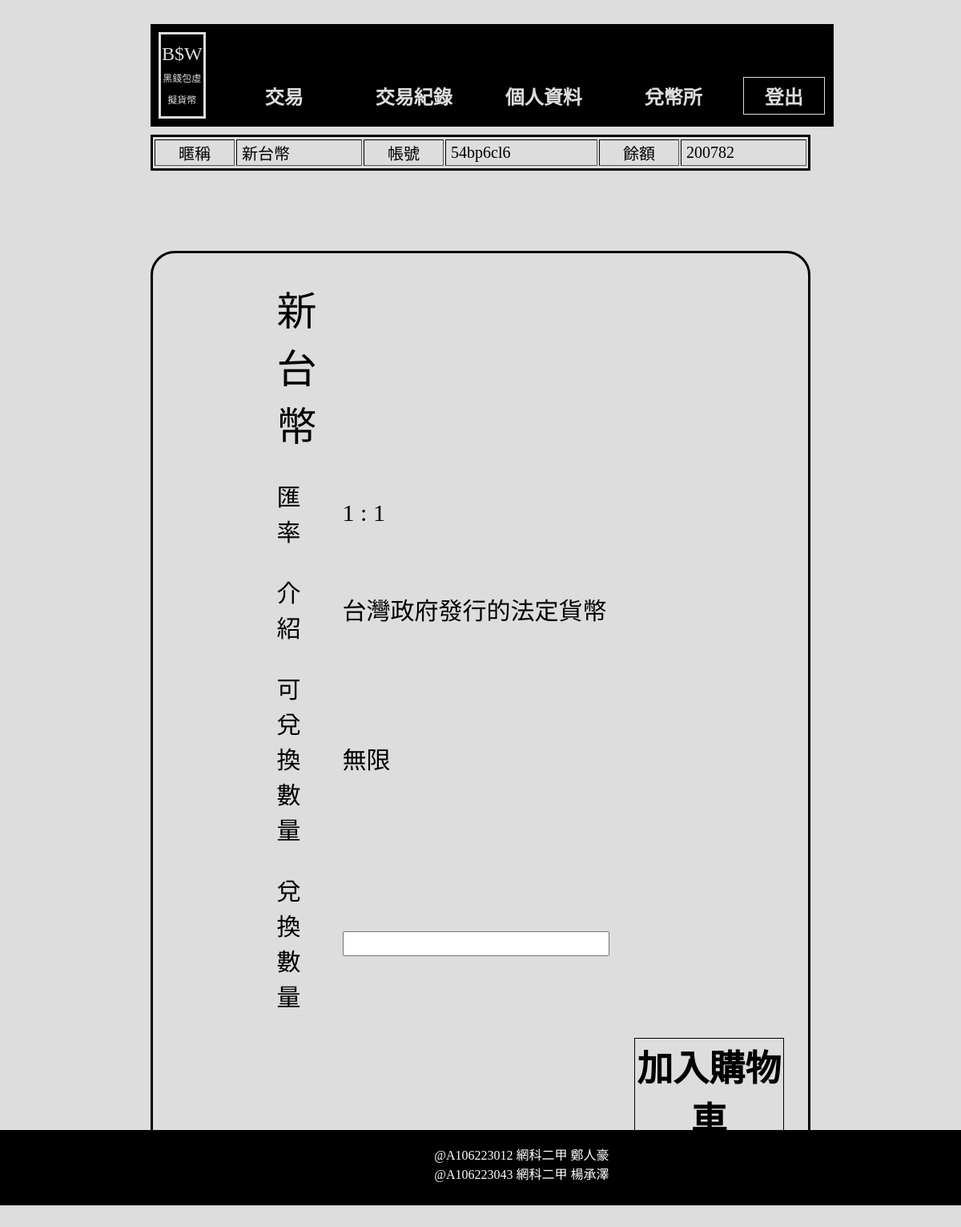
The page /buy.php?id=1 (signed in) on the database its author committed.
### tables this page shows
CREATE TABLE `transaction` (
  `id` int(11) NOT NULL,
  `name` varchar(10) NOT NULL,
  `rate` double NOT NULL,
  `avaNum` int(11) NOT NULL,
  `description` varchar(200) NOT NULL
);

### library/func/getMoney.php (called while the page is built)
<?php
$money = 0;
$result = $db_link->query("SELECT * FROM record WHERE (pay = '$account' OR collect = '$account') AND cancel = 0 ");
while ($row = $result->fetch_array()) {
	if($row['pay'] == $account){
		$money -= $row['dollar'];
	}
	if ($row['collect'] == $account) {
		$money += $row['dollar'];
	}
}
?>

### buy.php (the view, shortened to what this page needs)
<?php
	require_once("library/func/connMysql.php");
	$account = $_SESSION["account"];
	$result = $db_link->query("SELECT name FROM member WHERE account = '$account'");
	$row = $result->fetch_array();
	$name = $row[0];
	include("library/func/getMoney.php");
	if(isset($_GET['id'])){
		$id = $_GET['id'];
		$result = $db_link->query("SELECT * FROM transaction WHERE id = '$id'");
		if($result->num_rows <= 0){
			header("Location: transaction.php");
		}
		else{
			$row = $result->fetch_array();
			$name = $row['name'];
			$rate = $row['rate'];
			$avaNum = $row['avaNum'];
			$description = $row['description'];
			if($avaNum == -1) $avaNum = "無限";
		}
	}
	else{
		header("Location: transaction.php");
	}
?>
<!DOCTYPE html>
<html>
<head>
	<link rel="stylesheet" type="text/css" href="library/css/wallet.css">
</head>
<body onload="unfade(document.getElementById('main'))">
	<?php include("library/func/getHeader.php"); ?>
	<table class="info" border="1">
		<tr>
			<td style="text-align: center;">暱稱</td>
			<td>&nbsp;<?php echo $name; ?></td>
			<td style="text-align: center;">帳號</td>
			<td>&nbsp;<?php echo $account; ?></td>
			<td style="text-align: center;">餘額</td>
			<td>&nbsp;<?php echo $money;?></td>
		</tr>
	</table>
	<form name="buyForm" method="post" action="">
		<table class="info" id='main' align="center" style="margin-top: 100px;margin-bottom: 100px; border-spacing: 30px; border-radius: 30px;padding-left: 15%;font-size: 30px;">
			<tr><td style="font-size: 50px;"><?php echo $name ?></td></tr>
			<tr><td>匯率</td><td>1 : <?php echo $rate ?></td></tr>
			<tr><td>介紹</td><td><?php echo $description ?></td></tr>
			<tr><td>可兌換數量</td><td><?php echo $avaNum ?></td></tr>
			<tr><td>兌換數量</td><td><input class="textbox" type="number" name="count"></td></tr>
			<tr><td colspan="2"></td><td class="button" onclick="buyForm.submit();" style="width: 250px;">加入購物車</td></tr>
		</table>
	</form>
	<?php include("library/func/getBottom.php"); ?>
</body>
</html>

### library/css/wallet.css (style rules this page uses)
body { background-color: #DDDDDD; padding-left: 15%; padding-right: 15%; margin-bottom: 0px; }
.button { border-style: solid; border-width: 1px; text-align: center; font-size: 150%; font-family: Microsoft JhengHei; font-weight: bold; cursor: pointer; }
.info { margin-top: 10px; width: 100%; font-size: 20px; padding-top: 1px; padding-bottom: 1px; border-style: solid; border-width: 3px; border-color: #000000; font-family: Microsoft JhengHei; }
.textbox { height: 25px; font-size: 25px; padding-left: 5px; }

### rows shown on the page
transaction: name "新台幣", rate "1", description "台灣政府發行的法定貨幣", avaNum "無限"

### other values the page prints
$account "54bp6cl6"
$money "200782"
